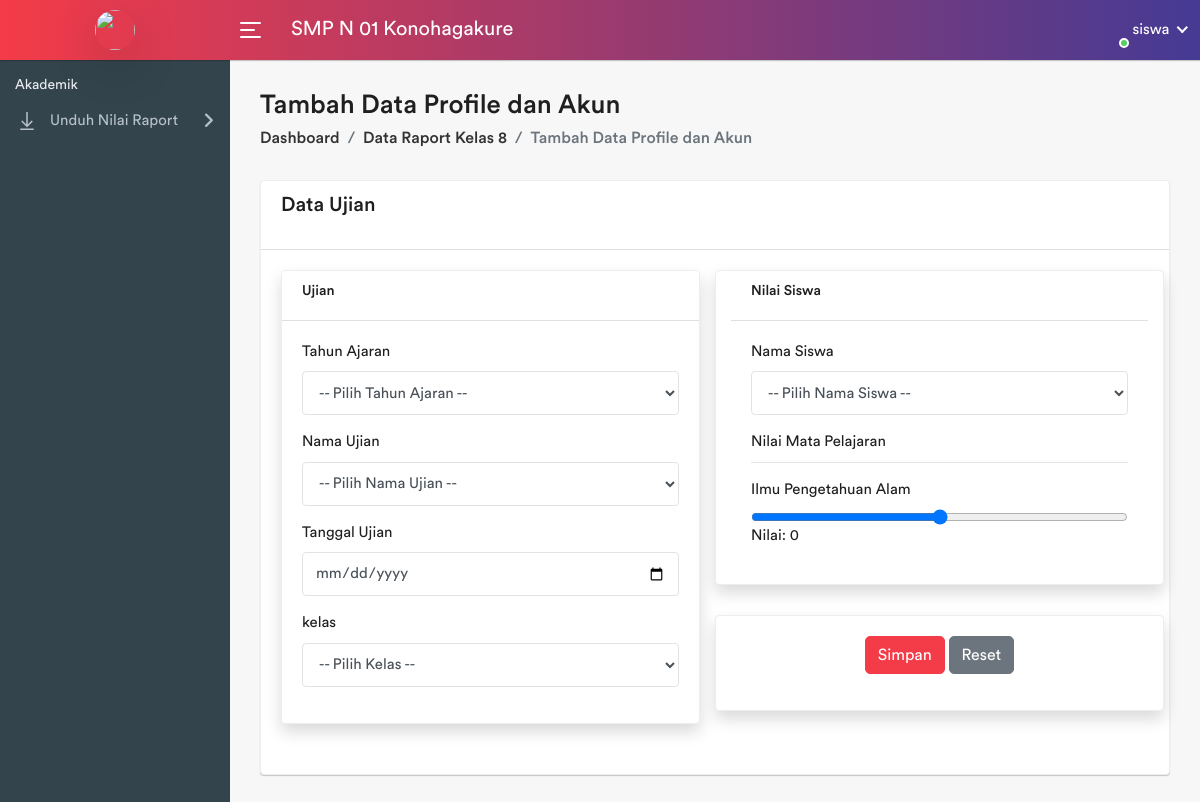
The app's page /pages/raport/input-nilai-8.php (signed in), older data.
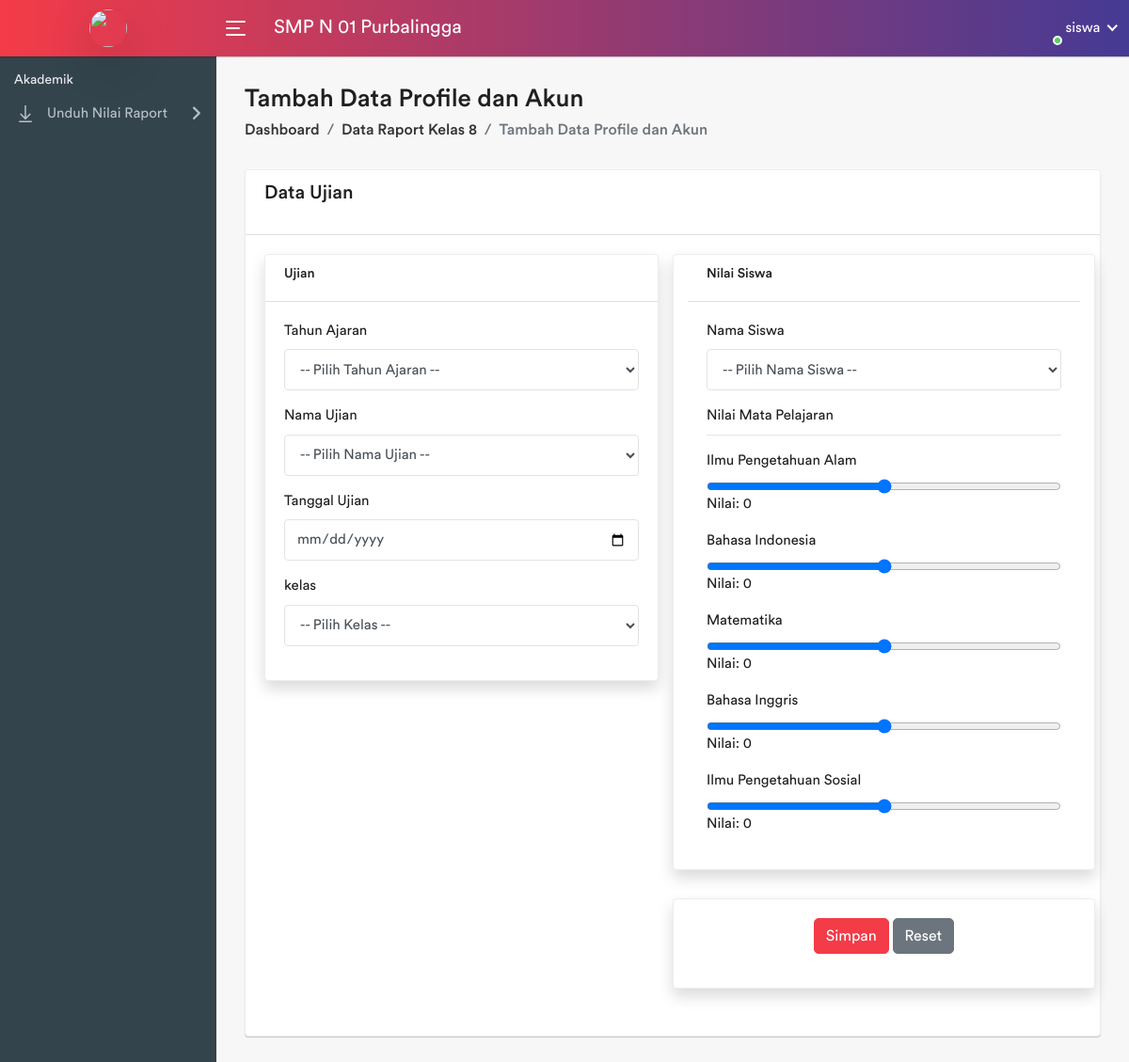
The same page, newer data.
### tables this page shows
CREATE TABLE `sekolah` (
  `sekolah_id` int(11) NOT NULL,
  `nama_sekolah` varchar(100) NOT NULL,
  `npsn` varchar(10) NOT NULL,
  `jenjang` varchar(10) NOT NULL,
  `status` varchar(10) NOT NULL,
  `alamat_sekolah` varchar(255) DEFAULT NULL,
  `tahun_berdiri` int(11) DEFAULT NULL,
  `akreditasi` varchar(10) DEFAULT NULL,
  `kepala_sekolah` varchar(100) DEFAULT NULL,
  `telepon_sekolah` varchar(15) DEFAULT NULL,
  `email_sekolah` varchar(50) DEFAULT NULL,
  `website_sekolah` varchar(100) DEFAULT NULL,
  `gambar` varchar(255) NOT NULL
);

CREATE TABLE `mata_pelajaran` (
  `mapel_id` int(11) NOT NULL,
  `nama_mapel` varchar(50) NOT NULL
);

### pages/raport/input-nilai-8.php (the view, shortened to what the changed rows need)
<?php
    require_once '../template/header.php';
    require_once '../template/sidebar.php';
?>
<div class="page-wrapper">
    <div class="content container-fluid">
        <div class="row">
            <div class="col-sm-12">
                <form action="" method="post" enctype="multipart/form-data">
                    <div class="card">
                        <div class="card-body">
                            <div class="row">
                                <div class="col-md-6">
                                    <div class="row">
                                        <div class="card col-md-12 shadow ">
                                            <div class="card-body">
                                                <div class="form-group">
                                                    <?php
                                                            $sqlMapel = "SELECT * FROM mata_pelajaran";
                                                            $queryMapel = mysqli_query($koneksi, $sqlMapel);
                                                            while ($dataMapel = mysqli_fetch_assoc($queryMapel)) {
                                                                $mapel_id = $dataMapel['mapel_id'];
                                                                echo '<div class="form-group">';
                                                                echo '<label for="nilai_' . $mapel_id . '">' . $dataMapel['nama_mapel'] . '</label>';
                                                                echo '<input type="range" class="form-control-range" id="slider_' . $mapel_id . '" name="nilai_' . $mapel_id . '" min="0" max="100">';
                                                                echo '<p id="sliderValue_' . $mapel_id . '">Nilai: 0</p>';
                                                                echo '</div>';
                                                            }
                                                        ?>
                                                </div>
                                            </div>
                                        </div>
                                    </div>
                                </div>
                            </div>
                        </div>
                    </div>
                </form>
            </div>
        </div>
    </div>
</div>
</div>
<?php
    require_once '../template/footer.php';

### pages/template/sidebar-siswa.php (shortened to what the changed rows need)
<body>
    <div class="main-wrapper">
        <div class="header">
            <div class="header-left">
                <a href="../../<?=$_SESSION['mainurl']?>" class="logo">
                    <img src="<?=$_SESSION['foto']?>" width="40" height="40" alt="" class="rounded-circle shadow-lg">
                </a>
            </div>
            <a id="toggle_btn" href="javascript:void(0);">
                <span class="bar-icon">
                    <span></span>
                    <span></span>
                    <span></span>
                </span>
            </a>
            <?php
        $query = "SELECT nama_sekolah FROM sekolah";
        $result = mysqli_query($koneksi, $query);
        $data = mysqli_fetch_assoc($result);
        ?>
            <div class="page-title-box">
                <h3><?=$data['nama_sekolah']?></h3>
            </div>
            <ul class="nav user-menu">
                <li class="nav-item dropdown has-arrow main-drop">
                    <a href="#" class="dropdown-toggle nav-link" data-toggle="dropdown">
                        <span class="user-img"><img src="<?=$_SESSION['foto']?>" alt="">
                            <span class="status online"></span>
                        </span>
                        <span><?=$_SESSION['role']?></span>
                    </a>
                </li>
            </ul>
        </div>
        <div class="sidebar" id="sidebar">
            <div class="sidebar-inner slimscroll">
                <div id="sidebar-menu" class="sidebar-menu">
                    <ul>
                        <li class="menu-title">
                            <span>Akademik</span>
                        </li>
                        <li class="submenu">
                            <a href="#"><i class="la la-download"></i> <span> Unduh Nilai Raport</span> <span
                                    class="menu-arrow"></span></a>
                        </li>
                    </ul>
                </div>
            </div>
        </div>

Row changes from the older to the newer data that the page shows:
changed sekolah: nama_sekolah "SMP N 01 Konohagakure" → "SMP N 01 Purbalingga"
added mata_pelajaran: nama_mapel "Bahasa Indonesia"
added mata_pelajaran: nama_mapel "Matematika"
added mata_pelajaran: nama_mapel "Bahasa Inggris"
added mata_pelajaran: nama_mapel "Ilmu Pengetahuan Sosial"
